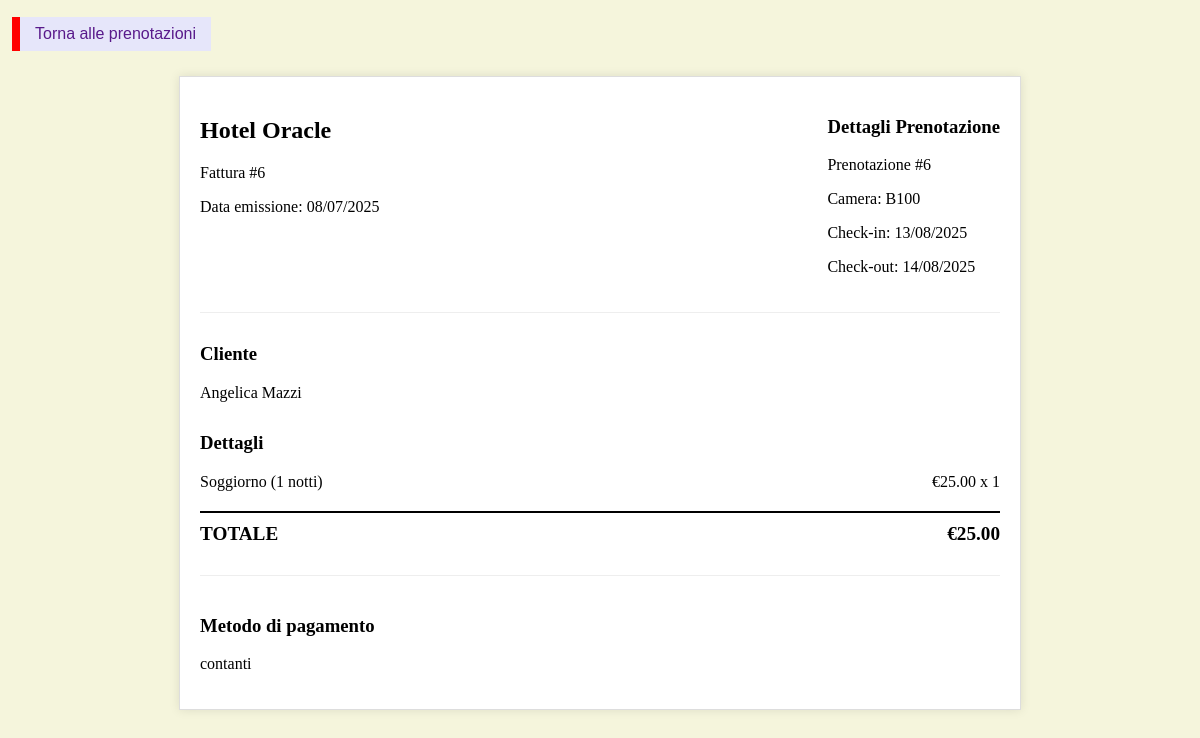
Screenshot of /php/visualizza/visualizza_fattura.php?id_prenotazione=6 (signed in) with the database file from the repository.
### tables this page shows
CREATE TABLE `fatture` (
  `id_fattura` int NOT NULL,
  `data_emissione` date NOT NULL,
  `importo_totale` double NOT NULL,
  `numero_carta` varchar(16) DEFAULT NULL,
  `cvc_carta` int DEFAULT NULL,
  `numero_conto_corrente` varchar(12) DEFAULT NULL,
  `id_tipo_pagamento` int NOT NULL,
  `id_prenotazione` int NOT NULL
);

CREATE TABLE `hotel` (
  `id_hotel` int NOT NULL,
  `nome` varchar(45) NOT NULL,
  `via` varchar(128) NOT NULL
);

CREATE TABLE `camere` (
  `numero_camera` varchar(11) NOT NULL,
  `id_edificio` int NOT NULL,
  `posti_letto` int NOT NULL,
  `prezzo_notte` int NOT NULL
);

CREATE TABLE `prenotazioni` (
  `id_prenotazione` int NOT NULL,
  `check_in` date NOT NULL,
  `check_out` date NOT NULL,
  `attiva` tinyint(1) NOT NULL,
  `id_hotel` int NOT NULL,
  `numero_camera` varchar(11) NOT NULL,
  `codice_fiscale_cliente` varchar(16) NOT NULL
);

CREATE TABLE `tipi_pagamento` (
  `id_tipo_pagamento` int NOT NULL,
  `metodo_pagamento` varchar(45) NOT NULL
);

### php/visualizza/visualizza_fattura.php (the view, shortened to what this page needs)
<?php
require_once "../login/funzioni_autorizzazione.php";
?>
<!DOCTYPE html>
<html>
    <head>
        <link rel="stylesheet" href="../../css/style.css">
    </head>
    <body>
        <?php
            $id_prenotazione = $_GET['id_prenotazione'] ?? null;
            $query_fattura = "SELECT f.*, tp.metodo_pagamento, p.check_in, p.check_out,
                            CONCAT(o.nome, ' ', o.cognome) AS nome_ospite,
                            c.numero_camera, c.prezzo_notte,
                            h.nome AS nome_hotel,
                            p.id_hotel /* Aggiungi questo campo */
                            FROM fatture f
                            JOIN tipi_pagamento tp ON f.id_tipo_pagamento = tp.id_tipo_pagamento
                            JOIN prenotazioni p ON f.id_prenotazione = p.id_prenotazione
                            JOIN ospiti o ON p.codice_fiscale_cliente = o.codice_fiscale
                            JOIN camere c ON p.numero_camera = c.numero_camera
                            JOIN edifici e ON c.id_edificio = e.id_edificio
                            JOIN hotel h ON e.id_hotel = h.id_hotel
                            WHERE f.id_prenotazione = ?";
            $stmt = $connessione->prepare($query_fattura);
            $stmt->bind_param("i", $id_prenotazione);
            $stmt->execute();
            $result_fattura = $stmt->get_result();
            $fattura = $result_fattura->fetch_assoc();
            $check_in = new DateTime($fattura['check_in']);
            $check_out = new DateTime($fattura['check_out']);
            $notti = $check_in->diff($check_out)->days;
            echo "<div class='contenitore-pulsanti'>";
            echo "<a href='visualizza_prenotazioni.php?id_hotel=" . $fattura['id_hotel'] . "' class='Redirect'>Torna alle prenotazioni</a>";
            echo "</div>";
            echo "<div class='fattura-container'>";
            echo "<div class='intestazione-fattura'>";
            echo "<div>";
            echo "<h2>" . htmlspecialchars($fattura['nome_hotel']) . "</h2>";
            echo "<p>Fattura #" . htmlspecialchars($fattura['id_fattura']) . "</p>";
            echo "<p>Data emissione: " . date('d/m/Y', strtotime($fattura['data_emissione'])) . "</p>";
            echo "</div>";
            echo "<div>";
            echo "<h3>Dettagli Prenotazione</h3>";
            echo "<p>Prenotazione #" . htmlspecialchars($fattura['id_prenotazione']) . "</p>";
            echo "<p>Camera: " . htmlspecialchars($fattura['numero_camera']) . "</p>";
            echo "<p>Check-in: " . date('d/m/Y', strtotime($fattura['check_in'])) . "</p>";
            echo "<p>Check-out: " . date('d/m/Y', strtotime($fattura['check_out'])) . "</p>";
            echo "</div>";
            echo "</div>";
            echo "<div class='dettagli-fattura'>";
            echo "<h3>Cliente</h3>";
            echo "<p>" . htmlspecialchars($fattura['nome_ospite']) . "</p>";
            echo "</div>";
            echo "<div class='dettagli-fattura'>";
            echo "<h3>Dettagli</h3>";
            echo "<div class='riga-fattura'>";
            echo "<span>Soggiorno (" . $notti . " notti)</span>";
            echo "<span>€" . number_format($fattura['prezzo_notte'], 2) . " x " . $notti . "</span>";
            echo "</div>";
            echo "<div class='riga-fattura totale-fattura'>";
            echo "<span>TOTALE</span>";
            echo "<span>€" . number_format($fattura['importo_totale'], 2) . "</span>";
            echo "</div>";
            echo "</div>";
            echo "<div class='metodo-pagamento'>";
            echo "<h3>Metodo di pagamento</h3>";
            echo "<p>" . htmlspecialchars($fattura['metodo_pagamento']) . "</p>";
            echo "</div>";
            echo "</div>";
        ?>
    </body>
</html>

### css/style.css (style rules this page uses)
body { background-color: beige; margin: 0; }
.Redirect, .Indietro { font-family: Arial; border: none; border-left: 8px solid red; background-color: lavender; display: inline-block; padding: 8px 15px; cursor: pointer; text-decoration: none; color: #591a8b; white-space: nowrap; font-size: 16px; margin: 5px 0; box-sizing: border-box; }
.contenitore-pulsanti { display: flex; justify-content: space-between; align-items: center; padding: 0 1%; padding-top: 1%; }
.fattura-container { max-width: 800px; margin: 20px auto; padding: 20px; border: 1px solid #ddd; box-shadow: 0 0 10px rgba(0,0,0,0.1); background-color: white; }
.intestazione-fattura { display: flex; justify-content: space-between; margin-bottom: 30px; border-bottom: 1px solid #eee; padding-bottom: 20px; }
.dettagli-fattura { margin-bottom: 30px; }
.riga-fattura { display: flex; justify-content: space-between; margin-bottom: 10px; }
.totale-fattura { font-weight: bold; font-size: 1.2em; border-top: 2px solid #000; padding-top: 10px; margin-top: 20px; }
.metodo-pagamento { margin-top: 30px; padding-top: 20px; border-top: 1px solid #eee; }

### rows the page displays
fatture: hotel.nome "Hotel Oracle", id_fattura "6", data_emissione "08/07/2025", id_prenotazione "6", camere.numero_camera "B100", id_prenotazione.check_in "13/08/2025", id_prenotazione.check_out "14/08/2025", id_prenotazione.check_out "1", camere.prezzo_notte "25.00", importo_totale "25.00", id_tipo_pagamento.metodo_pagamento "contanti"

### other values shown
$fattura['nome_ospite'] "Angelica Mazzi"
